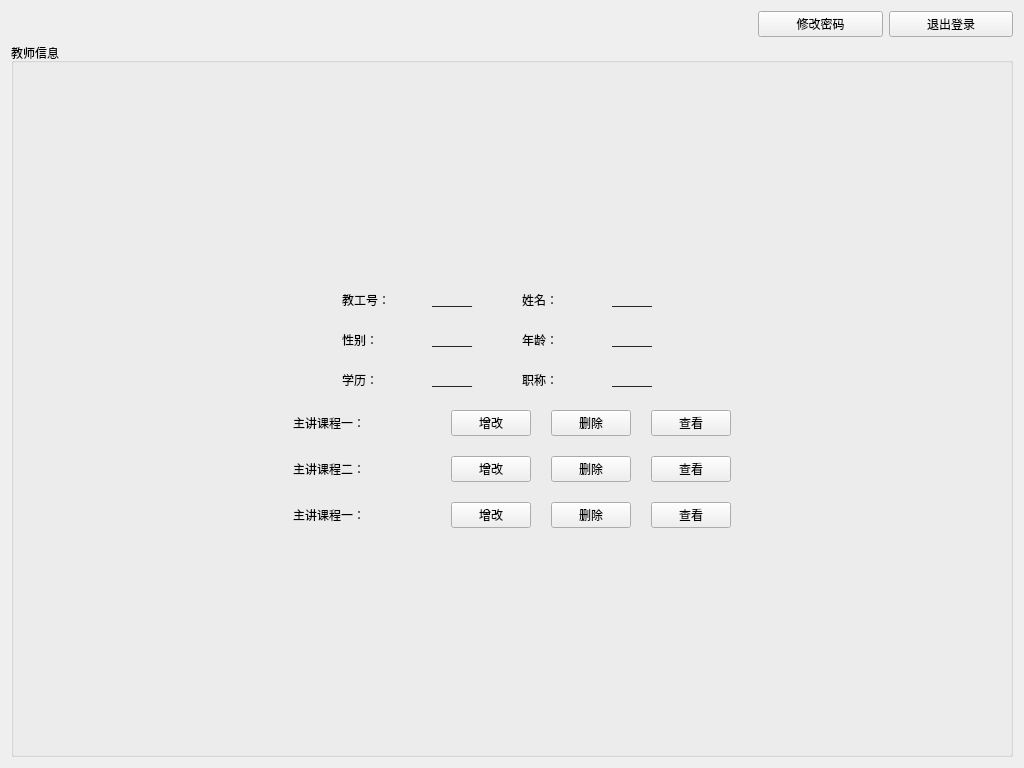
<?xml version="1.0" encoding="UTF-8"?>
<ui version="4.0">
 <class>HomeTeacher</class>
 <widget class="QWidget" name="HomeTeacher">
  <property name="geometry">
   <rect>
    <x>0</x>
    <y>0</y>
    <width>1024</width>
    <height>768</height>
   </rect>
  </property>
  <property name="windowTitle">
   <string>Form</string>
  </property>
  <layout class="QVBoxLayout" name="verticalLayout_2">
   <item>
    <layout class="QHBoxLayout" name="horizontalLayout" stretch="12,2,2">
     <item>
      <spacer name="horizontalSpacer">
       <property name="orientation">
        <enum>Qt::Horizontal</enum>
       </property>
       <property name="sizeHint" stdset="0">
        <size>
         <width>40</width>
         <height>20</height>
        </size>
       </property>
      </spacer>
     </item>
     <item>
      <widget class="QPushButton" name="pushButton_changePassword">
       <property name="text">
        <string>修改密码</string>
       </property>
      </widget>
     </item>
     <item>
      <widget class="QPushButton" name="pushButton_logout">
       <property name="text">
        <string>退出登录</string>
       </property>
      </widget>
     </item>
    </layout>
   </item>
   <item>
    <widget class="QGroupBox" name="groupBox_data">
     <property name="title">
      <string>教师信息</string>
     </property>
     <layout class="QVBoxLayout" name="verticalLayout">
      <property name="spacing">
       <number>20</number>
      </property>
      <item>
       <spacer name="verticalSpacer">
        <property name="orientation">
         <enum>Qt::Vertical</enum>
        </property>
        <property name="sizeHint" stdset="0">
         <size>
          <width>20</width>
          <height>118</height>
         </size>
        </property>
       </spacer>
      </item>
      <item>
       <layout class="QHBoxLayout" name="horizontalLayout_11" stretch="12,6,6,12">
        <item>
         <spacer name="horizontalSpacer_2">
          <property name="orientation">
           <enum>Qt::Horizontal</enum>
          </property>
          <property name="sizeHint" stdset="0">
           <size>
            <width>40</width>
            <height>20</height>
           </size>
          </property>
         </spacer>
        </item>
        <item>
         <layout class="QHBoxLayout" name="horizontalLayout_2" stretch="1,1">
          <item>
           <widget class="QLabel" name="label">
            <property name="text">
             <string>教工号：</string>
            </property>
           </widget>
          </item>
          <item>
           <widget class="QLabel" name="label_tno">
            <property name="text">
             <string>______</string>
            </property>
           </widget>
          </item>
         </layout>
        </item>
        <item>
         <layout class="QHBoxLayout" name="horizontalLayout_3" stretch="1,1">
          <item>
           <widget class="QLabel" name="label_3">
            <property name="text">
             <string>姓名：</string>
            </property>
           </widget>
          </item>
          <item>
           <widget class="QLabel" name="label_tname">
            <property name="text">
             <string>______</string>
            </property>
           </widget>
          </item>
         </layout>
        </item>
        <item>
         <spacer name="horizontalSpacer_3">
          <property name="orientation">
           <enum>Qt::Horizontal</enum>
          </property>
          <property name="sizeHint" stdset="0">
           <size>
            <width>40</width>
            <height>20</height>
           </size>
          </property>
         </spacer>
        </item>
       </layout>
      </item>
      <item>
       <layout class="QHBoxLayout" name="horizontalLayout_12" stretch="12,6,6,12">
        <item>
         <spacer name="horizontalSpacer_4">
          <property name="orientation">
           <enum>Qt::Horizontal</enum>
          </property>
          <property name="sizeHint" stdset="0">
           <size>
            <width>40</width>
            <height>20</height>
           </size>
          </property>
         </spacer>
        </item>
        <item>
         <layout class="QHBoxLayout" name="horizontalLayout_4" stretch="1,1">
          <item>
           <widget class="QLabel" name="label_5">
            <property name="text">
             <string>性别：</string>
            </property>
           </widget>
          </item>
          <item>
           <widget class="QLabel" name="label_tsex">
            <property name="text">
             <string>______</string>
            </property>
           </widget>
          </item>
         </layout>
        </item>
        <item>
         <layout class="QHBoxLayout" name="horizontalLayout_5" stretch="1,1">
          <item>
           <widget class="QLabel" name="label_7">
            <property name="text">
             <string>年龄：</string>
            </property>
           </widget>
          </item>
          <item>
           <widget class="QLabel" name="label_tage">
            <property name="text">
             <string>______</string>
            </property>
           </widget>
          </item>
         </layout>
        </item>
        <item>
         <spacer name="horizontalSpacer_5">
          <property name="orientation">
           <enum>Qt::Horizontal</enum>
          </property>
          <property name="sizeHint" stdset="0">
           <size>
            <width>40</width>
            <height>20</height>
           </size>
          </property>
         </spacer>
        </item>
       </layout>
      </item>
      <item>
       <layout class="QHBoxLayout" name="horizontalLayout_13" stretch="12,6,6,12">
        <item>
         <spacer name="horizontalSpacer_6">
          <property name="orientation">
           <enum>Qt::Horizontal</enum>
          </property>
          <property name="sizeHint" stdset="0">
           <size>
            <width>40</width>
            <height>20</height>
           </size>
          </property>
         </spacer>
        </item>
        <item>
         <layout class="QHBoxLayout" name="horizontalLayout_6" stretch="1,1">
          <item>
           <widget class="QLabel" name="label_9">
            <property name="text">
             <string>学历：</string>
            </property>
           </widget>
          </item>
          <item>
           <widget class="QLabel" name="label_teb">
            <property name="text">
             <string>______</string>
            </property>
           </widget>
          </item>
         </layout>
        </item>
        <item>
         <layout class="QHBoxLayout" name="horizontalLayout_7" stretch="1,1">
          <item>
           <widget class="QLabel" name="label_11">
            <property name="text">
             <string>职称：</string>
            </property>
           </widget>
          </item>
          <item>
           <widget class="QLabel" name="label_tpt">
            <property name="text">
             <string>______</string>
            </property>
           </widget>
          </item>
         </layout>
        </item>
        <item>
         <spacer name="horizontalSpacer_7">
          <property name="orientation">
           <enum>Qt::Horizontal</enum>
          </property>
          <property name="sizeHint" stdset="0">
           <size>
            <width>40</width>
            <height>20</height>
           </size>
          </property>
         </spacer>
        </item>
       </layout>
      </item>
      <item>
       <layout class="QHBoxLayout" name="horizontalLayout_8" stretch="12,1,2,1,1,1,12">
        <item>
         <spacer name="horizontalSpacer_8">
          <property name="orientation">
           <enum>Qt::Horizontal</enum>
          </property>
          <property name="sizeHint" stdset="0">
           <size>
            <width>40</width>
            <height>20</height>
           </size>
          </property>
         </spacer>
        </item>
        <item>
         <widget class="QLabel" name="label_13">
          <property name="text">
           <string>主讲课程一：</string>
          </property>
         </widget>
        </item>
        <item>
         <widget class="QLabel" name="label_cno1">
          <property name="text">
           <string/>
          </property>
         </widget>
        </item>
        <item>
         <widget class="QPushButton" name="pushButton_cno1_addChange">
          <property name="text">
           <string>增改</string>
          </property>
         </widget>
        </item>
        <item>
         <widget class="QPushButton" name="pushButton_cno1_delete">
          <property name="text">
           <string>删除</string>
          </property>
         </widget>
        </item>
        <item>
         <widget class="QPushButton" name="pushButton_cno1">
          <property name="text">
           <string>查看</string>
          </property>
         </widget>
        </item>
        <item>
         <spacer name="horizontalSpacer_9">
          <property name="orientation">
           <enum>Qt::Horizontal</enum>
          </property>
          <property name="sizeHint" stdset="0">
           <size>
            <width>40</width>
            <height>20</height>
           </size>
          </property>
         </spacer>
        </item>
       </layout>
      </item>
      <item>
       <layout class="QHBoxLayout" name="horizontalLayout_9" stretch="12,1,2,1,1,1,12">
        <item>
         <spacer name="horizontalSpacer_10">
          <property name="orientation">
           <enum>Qt::Horizontal</enum>
          </property>
          <property name="sizeHint" stdset="0">
           <size>
            <width>40</width>
            <height>20</height>
           </size>
          </property>
         </spacer>
        </item>
        <item>
         <widget class="QLabel" name="label_15">
          <property name="text">
           <string>主讲课程二：</string>
          </property>
         </widget>
        </item>
        <item>
         <widget class="QLabel" name="label_cno2">
          <property name="text">
           <string/>
          </property>
         </widget>
        </item>
        <item>
         <widget class="QPushButton" name="pushButton_cno2_addChange">
          <property name="text">
           <string>增改</string>
          </property>
         </widget>
        </item>
        <item>
         <widget class="QPushButton" name="pushButton_cno2_delete">
          <property name="text">
           <string>删除</string>
          </property>
         </widget>
        </item>
        <item>
         <widget class="QPushButton" name="pushButton_cno2">
          <property name="text">
           <string>查看</string>
          </property>
         </widget>
        </item>
        <item>
         <spacer name="horizontalSpacer_11">
          <property name="orientation">
           <enum>Qt::Horizontal</enum>
          </property>
          <property name="sizeHint" stdset="0">
           <size>
            <width>40</width>
            <height>20</height>
           </size>
          </property>
         </spacer>
        </item>
       </layout>
      </item>
      <item>
       <layout class="QHBoxLayout" name="horizontalLayout_10" stretch="12,1,2,1,1,1,12">
        <item>
         <spacer name="horizontalSpacer_12">
          <property name="orientation">
           <enum>Qt::Horizontal</enum>
          </property>
          <property name="sizeHint" stdset="0">
           <size>
            <width>40</width>
            <height>20</height>
           </size>
          </property>
         </spacer>
        </item>
        <item>
         <widget class="QLabel" name="label_17">
          <property name="text">
           <string>主讲课程一：</string>
          </property>
         </widget>
        </item>
        <item>
         <widget class="QLabel" name="label_cno3">
          <property name="text">
           <string/>
          </property>
         </widget>
        </item>
        <item>
         <widget class="QPushButton" name="pushButton_cno3_addChange">
          <property name="text">
           <string>增改</string>
          </property>
         </widget>
        </item>
        <item>
         <widget class="QPushButton" name="pushButton_cno3_delete">
          <property name="text">
           <string>删除</string>
          </property>
         </widget>
        </item>
        <item>
         <widget class="QPushButton" name="pushButton_cno3">
          <property name="text">
           <string>查看</string>
          </property>
         </widget>
        </item>
        <item>
         <spacer name="horizontalSpacer_13">
          <property name="orientation">
           <enum>Qt::Horizontal</enum>
          </property>
          <property name="sizeHint" stdset="0">
           <size>
            <width>40</width>
            <height>20</height>
           </size>
          </property>
         </spacer>
        </item>
       </layout>
      </item>
      <item>
       <spacer name="verticalSpacer_2">
        <property name="orientation">
         <enum>Qt::Vertical</enum>
        </property>
        <property name="sizeHint" stdset="0">
         <size>
          <width>20</width>
          <height>200</height>
         </size>
        </property>
       </spacer>
      </item>
     </layout>
    </widget>
   </item>
  </layout>
 </widget>
 <tabstops>
  <tabstop>pushButton_logout</tabstop>
  <tabstop>pushButton_changePassword</tabstop>
  <tabstop>pushButton_cno1_addChange</tabstop>
  <tabstop>pushButton_cno1_delete</tabstop>
  <tabstop>pushButton_cno1</tabstop>
  <tabstop>pushButton_cno2_addChange</tabstop>
  <tabstop>pushButton_cno2_delete</tabstop>
  <tabstop>pushButton_cno2</tabstop>
  <tabstop>pushButton_cno3_addChange</tabstop>
  <tabstop>pushButton_cno3_delete</tabstop>
  <tabstop>pushButton_cno3</tabstop>
 </tabstops>
 <resources/>
 <connections/>
</ui>
